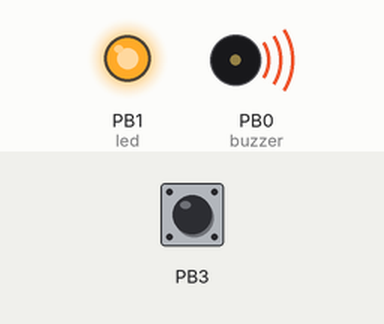
Recording of a sketch running on a simulated ATtiny85, built with avr-gcc and run on an emulated ATtiny85. Shown: output pins drawn as LEDs (lit = HIGH), buzzer (waves = sounding). Inputs (shaded band) come from the test bench; at power-on: PB3 HIGH. Sleep ends after the set time or at an interrupt.

Above: at 0.38 s.
At 16.0 s:
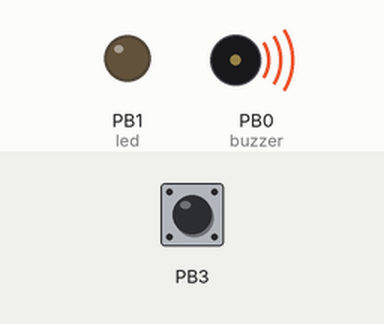
At 17.3 s:
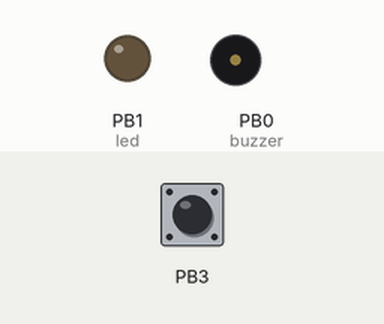
Timing chart, 0 to 21.1 s (numbered marks = the images above):
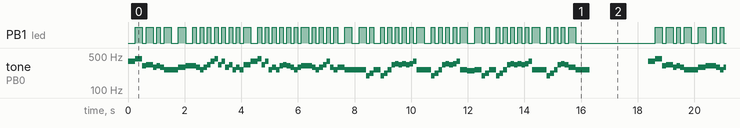

The sketch:

hello_kitty.ino
```cpp
#include <avr/pgmspace.h>
#include <avr/io.h>
#include <avr/wdt.h>
#include <avr/sleep.h>
#include <avr/interrupt.h>
#include <CapacitiveSensor.h>
#include "definedtones.h"

//DefinePinNumebers:
int buzzer = 0;
int led = 1;
int chrge = 2;
int dischrge = 3;

CapacitiveSensor cs_2_3 = CapacitiveSensor(2, 3);


const int song[] PROGMEM = {
  G3,QTH,
  A3,QTH,
  DS3, ETH,
  E3, QTH,
  D3, ETH,
  DS3, ETH,
  D3, ETH,
  C3, QTH,
  C3, QTH,
  D3, QTH,
  DS3, QTH,
  DS3, ETH,
  D3, ETH,
  C3, ETH,
  D3, ETH,
  E3, ETH,
  G3, ETH,
  A3, ETH,
  E3, ETH,
  G3, ETH,
  D3, ETH,
  E3, ETH,
  C3, ETH,
  D3, ETH,
  C3, ETH,
  E3, QTH,
  G3, QTH,
  A3, ETH,
  E3, ETH,
  G3, ETH,
  C3, ETH,
  D3, ETH,
  C3, ETH,
  DS3, ETH,
  E3, ETH,
  DS3, ETH,
  D3, ETH,
  C3, ETH,
  D3, ETH,
  DS3, QTH,
  DS3, ETH,
  D3, ETH,
  C3, ETH,
  D3, ETH,
  E3, ETH,
  G3, ETH,
  D3, ETH,
  C3, ETH,
  D3, QTH,
  C3, QTH,
  C3, QTH,
  C3, QTH,
  G2, ETH,
  A2, ETH,
  C3, QTH,
  G2, ETH,
  A2, ETH,
  C3, ETH,
  E3, ETH,
  F3, ETH,
  E3, ETH,
  F3, ETH,
  E3, ETH,
  F3, ETH,
  G3, ETH,
  C3, QTH,
  C3, QTH,
  G2, ETH,
  A2, ETH,
  C3, ETH,
  E3, ETH,
  F3, ETH,
  E3, ETH,
  F3, ETH,
  G3, ETH,
  C3, QTH,
  B2, QTH,
  C3, QTH,
  G2, ETH,
  A2, ETH,
  C3, QTH,
  G2, ETH,
  A2, ETH,
  C3, ETH,
  E3, ETH,
  F3, ETH,
  E3, ETH,
  F3, ETH,
  E3, ETH,
  F3, ETH,
  G3, ETH,
  C3, QTH,
  C3, QTH,
  G2, ETH,
  A2, ETH,
  C3, ETH,
  E3, ETH,
  F3, ETH,
  E3, ETH,
  D3, QTH,
  C3, HTH
};

void setup_watchdog(int timerPrescaler) {

  if (timerPrescaler > 9 ) timerPrescaler = 9; //Correct incoming amount if need be

  byte bb = timerPrescaler & 7;
  if (timerPrescaler > 7) bb |= (1 << 5); //Set the special 5th bit if necessary

  //This order of commands is important and cannot be combined
  MCUSR &= ~(1 << WDRF); //Clear the watch dog reset
  WDTCR |= (1 << WDCE) | (1 << WDE); //Set WD_change enable, set WD enable
  WDTCR = bb; //Set new watchdog timeout value
  WDTCR |= _BV(WDIE); //Set the interrupt enable, this will keep unit from resetting after each int
}

ISR(WDT_vect) {

}

void enterSleep(void) {
  set_sleep_mode(SLEEP_MODE_PWR_DOWN);   /* EDIT: could also use SLEEP_MODE_PWR_DOWN for lowest power consumption. */
  sleep_enable();

  /* Now enter sleep mode. */
  sleep_mode();

  /* The program will continue from here after the WDT timeout*/
  sleep_disable(); /* First thing to do is disable sleep. */

  /* Re-enable the peripherals. */
  // power_all_enable();
}

void setup() {

  pinMode(led, OUTPUT);
  digitalWrite(led, LOW);
  pinMode(buzzer, OUTPUT);
  digitalWrite(buzzer, LOW);

  cs_2_3.set_CS_AutocaL_Millis(0xFFFFFFFF);

  set_sleep_mode(SLEEP_MODE_PWR_DOWN);
  sleep_enable();
  ADCSRA &= ~(1 << ADEN); //Disable ADC, saves ~230uA
  setup_watchdog(7); //Wake up after 2s.
}

void loop() {
  int cnote = 0;
  int cdur = 0;
  int ddelay = 0;
  bool ledon = 0;

  long i = 0;
  int temp = 0;

  long capacitance = 0;

  capacitance = cs_2_3.capacitiveSensor(30);

  if (capacitance > 8) {
    for (int cnt = 0; cnt < 202; cnt++) {
      if (!ledon)  {
        digitalWrite(led, LOW);
        ledon = 1;
      }
      else {
        digitalWrite(led, HIGH);
        ledon = 0;
      }
      cnote = pgm_read_word_near(song + cnt++); //notetobeplayed
      cdur = pgm_read_word_near(song + cnt);   //durationofthecurrentnote
      if (cnote > 0) {
        tone(buzzer, cnote);
        delay(cdur);
        noTone(buzzer);
        delay(3);
      }
      else {
        noTone(buzzer);
        delay(cdur);
      }
    }
  }
  wdt_reset();
  enterSleep();
}
```

definedtones.h
```cpp
#define B0  62
#define C1  66
#define CS1 70
#define D1  74
#define DS1 78
#define E1  82
#define F1  88
#define FS1 92
#define G1  98,
#define GS1 104
#define A1  110
#define AS1 116
#define B1  124
#define C2  130
#define CS2 136
#define D2  146
#define DS2 156
#define E2  164
#define F2  174
#define FS2 186
#define G2  196
#define GS2 208
#define A2  220
#define AS2 234
#define B2  246
#define C3  262
#define CS3 278
#define D3  294
#define DS3 312
#define E3  330
#define F3  350
#define FS3 370
#define G3  392
#define GS3 416
#define A3  440
#define AS3 466
#define B3  494
#define C4  324
#define CS4 554
#define D4  588
#define DS4 622
#define E4  660
#define F4  698
#define FS4 740
#define G4  782
#define GS4 830
#define A4  880
#define AS4 532
#define B4  588
#define C5  523
#define CS5 554
#define D5  587
#define DS5 622
#define E5  659
#define F5  698
#define FS5 740
#define G5  784
#define GS5 831
#define A5  880
#define AS5 932
#define B5  982
#define rest 0

//DURATIONOFTHENOTES
#define BPM 260
#define QTH 250
#define HTH 500
#define ETH 125
#define STH 62
```

Measured:
- by itself, PB1 (led): moves between LOW and HIGH, repeating every 18.4 s
- by itself, tone on PB0 (buzzer): plays 392 Hz for 0.25 s, 440 Hz for 0.25 s, 312 Hz for 0.13 s, 330 Hz for 0.25 s, 294 Hz for 0.13 s, 312 Hz for 0.13 s … (666 notes in this stretch)
